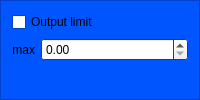
       <widget class="QFrame" name="frame_out_limit">
        <property name="sizePolicy">
         <sizepolicy hsizetype="Expanding" vsizetype="Preferred">
          <horstretch>1</horstretch>
          <verstretch>0</verstretch>
         </sizepolicy>
        </property>
        <property name="palette">
         <palette>
          <active>
           <colorrole role="Base">
            <brush brushstyle="SolidPattern">
             <color alpha="255">
              <red>255</red>
              <green>255</green>
              <blue>255</blue>
             </color>
            </brush>
           </colorrole>
           <colorrole role="Window">
            <brush brushstyle="SolidPattern">
             <color alpha="255">
              <red>0</red>
              <green>85</green>
              <blue>255</blue>
             </color>
            </brush>
           </colorrole>
          </active>
          <inactive>
           <colorrole role="Base">
            <brush brushstyle="SolidPattern">
             <color alpha="255">
              <red>255</red>
              <green>255</green>
              <blue>255</blue>
             </color>
            </brush>
           </colorrole>
           <colorrole role="Window">
            <brush brushstyle="SolidPattern">
             <color alpha="255">
              <red>0</red>
              <green>85</green>
              <blue>255</blue>
             </color>
            </brush>
           </colorrole>
          </inactive>
          <disabled>
           <colorrole role="Base">
            <brush brushstyle="SolidPattern">
             <color alpha="255">
              <red>0</red>
              <green>85</green>
              <blue>255</blue>
             </color>
            </brush>
           </colorrole>
           <colorrole role="Window">
            <brush brushstyle="SolidPattern">
             <color alpha="255">
              <red>0</red>
              <green>85</green>
              <blue>255</blue>
             </color>
            </brush>
           </colorrole>
          </disabled>
         </palette>
        </property>
        <property name="toolTip">
         <string>&lt;html&gt;&lt;head/&gt;&lt;body&gt;&lt;p&gt;Output limit is symmetric around zero, and units follow the controller output units.&lt;/p&gt;&lt;/body&gt;&lt;/html&gt;</string>
        </property>
        <property name="frameShape">
         <enum>QFrame::StyledPanel</enum>
        </property>
        <property name="frameShadow">
         <enum>QFrame::Raised</enum>
        </property>
        <layout class="QFormLayout" name="formLayout_3">
         <item row="0" column="0" colspan="2">
          <widget class="QCheckBox" name="checkBox_out_limit">
           <property name="text">
            <string>Output limit</string>
           </property>
          </widget>
         </item>
         <item row="1" column="0">
          <widget class="QLabel" name="label_out_limit">
           <property name="text">
            <string>max</string>
           </property>
           <property name="alignment">
            <set>Qt::AlignRight|Qt::AlignTrailing|Qt::AlignVCenter</set>
           </property>
          </widget>
         </item>
         <item row="1" column="1">
          <widget class="QDoubleSpinBox" name="edit_output_limit">
           <property name="sizePolicy">
            <sizepolicy hsizetype="Expanding" vsizetype="Fixed">
             <horstretch>0</horstretch>
             <verstretch>0</verstretch>
            </sizepolicy>
           </property>
           <property name="maximum">
            <double>9999.989999999999782</double>
           </property>
          </widget>
         </item>
        </layout>
       </widget>
